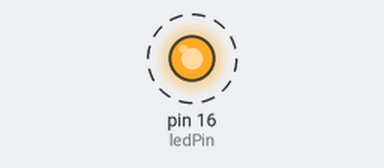
Bench run of a sketch on a simulated Arduino Uno, built with avr-gcc and run on an emulated ATmega328P. On the bench: output pins drawn as LEDs (lit = HIGH). Dashed ring = blinking.

Above: at 0.5 s.
Timing chart, 0 to 4.6 s (numbered marks = the images above):
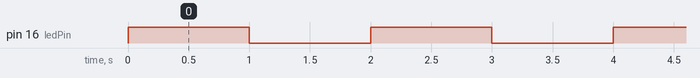

Measured:
- by itself, pin 16 (ledPin): alternates HIGH for 1.0 s and LOW for 1.0 s

The sketch:

blinky.ino
```cpp
// Define GPIO pins
#define ledPin 16  // GPIO16 for the LED output

void setup() {
  // initialize the LED pin as output
  pinMode(ledPin, OUTPUT);
}

// the loop function runs over and over again forever
void loop() {
  digitalWrite(ledPin, HIGH); // turn LED on (HIGH is the voltage level)
  delay(1000);                // wait for one second
  digitalWrite(ledPin, LOW);  // turn the LED off by making the voltage LOW
  delay(1000);                // wait for one second
}
```
